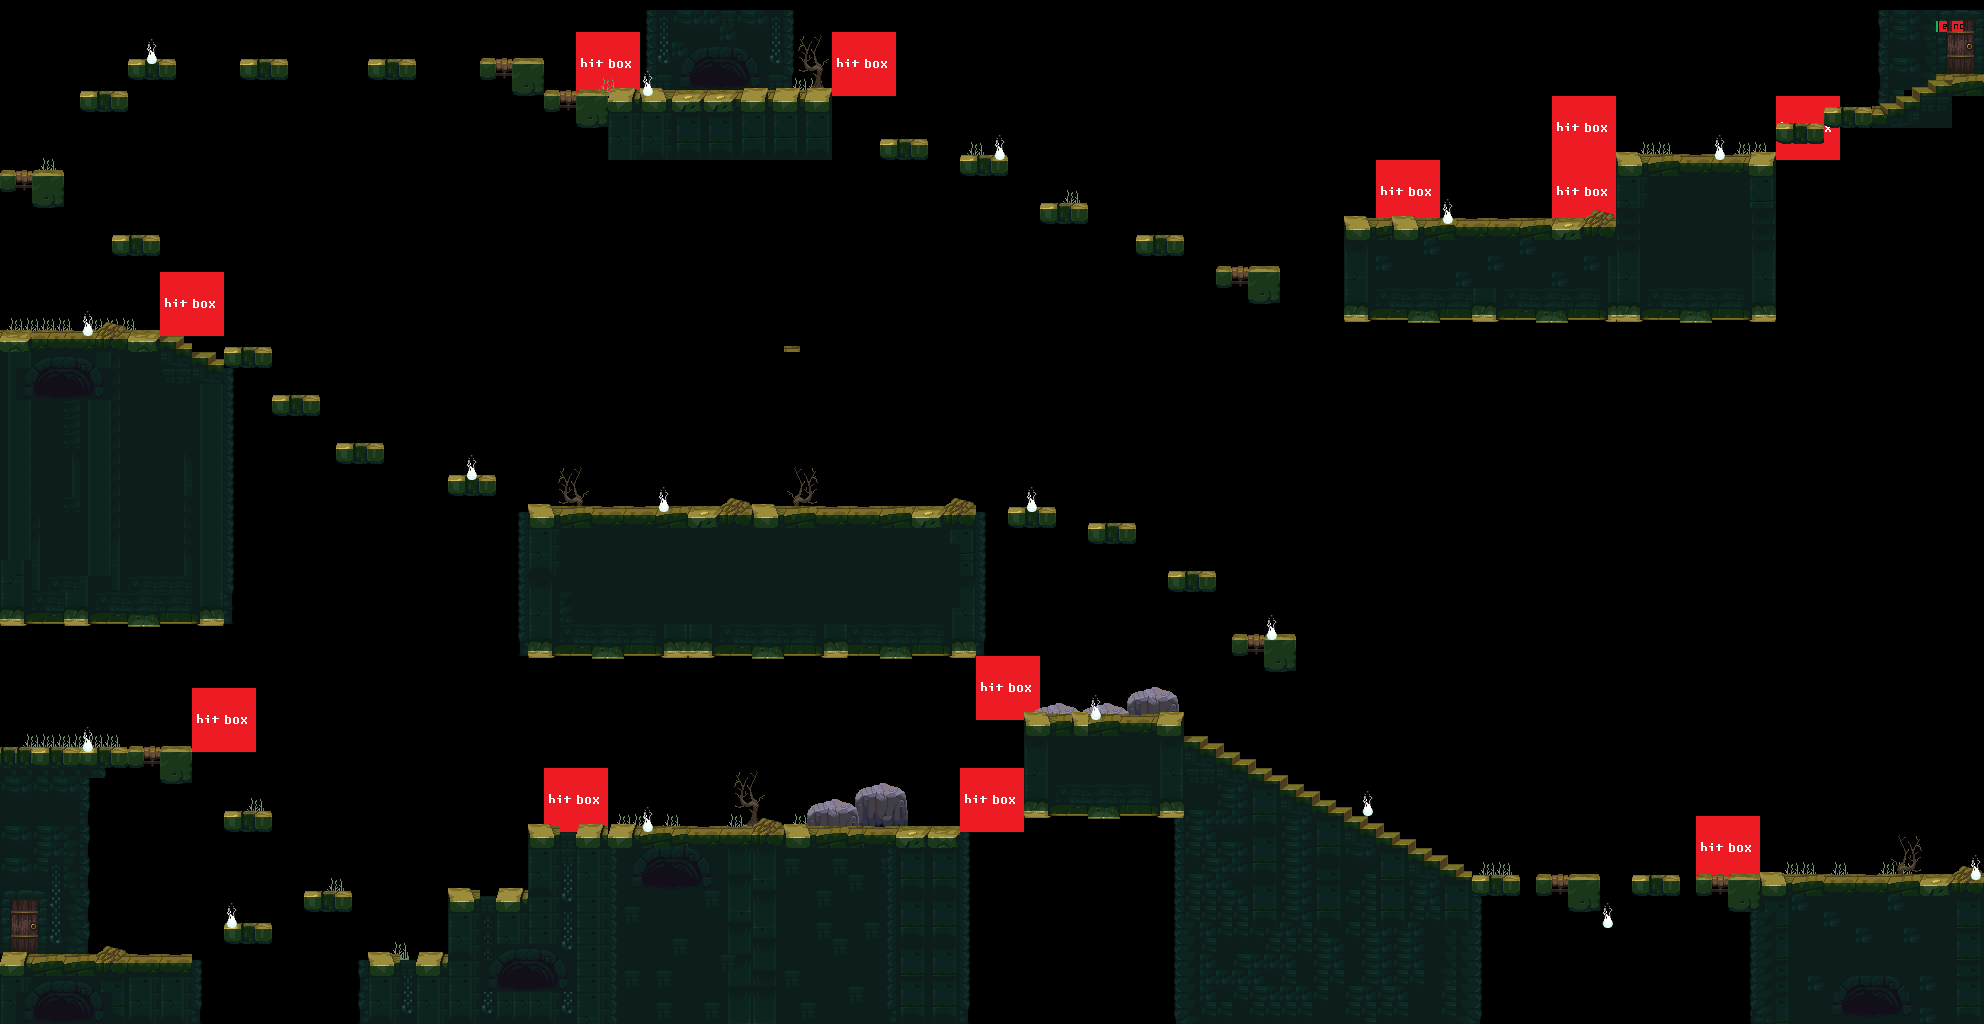

Below is a game level as drawn by its tile map, then a one-line description and the .tmx that defines it (tile-layer data replaced by summaries):
An orthogonal 124x64 tile map with 16x16 px tiles, 9 tile layers (hitbox, grass, tree, background, ...), 8 tilesets.

<map version="1.5" tiledversion="1.7.2" orientation="orthogonal" renderorder="right-down" width="124" height="64" tilewidth="16" tileheight="16" infinite="0" nextlayerid="18" nextobjectid="1">
 <editorsettings>
  <export target="level_0.csv" format="csv" />
 </editorsettings>
 <tileset firstgid="1" source="../level_data/old-dark-castle-interior-tileset.tsx" />
 <tileset firstgid="781" source="../tilesets/player_tile.tsx" />
 <tileset firstgid="786" source="../tilesets/coin_tile.tsx" />
 <tileset firstgid="787" source="../tilesets/rock_tile.tsx" />
 <tileset firstgid="788" source="../tilesets/grass_tile.tsx" />
 <tileset firstgid="789" source="../tilesets/tree_tile.tsx" />
 <tileset firstgid="790" source="../tilesets/enemy_tiles.tsx" />
 <tileset firstgid="791" name="hitbox" tilewidth="64" tileheight="64" tilecount="1" columns="1">
  <image source="../../startend/hitbox.png" width="65" height="64" />
 </tileset>
 <layer id="17" name="hitbox" width="124" height="64">
  <data>[7936 cells, 12 non-empty, 1 distinct tile ids]</data>
 </layer>
 <layer id="14" name="grass" width="124" height="64">
  <data>[7936 cells, 39 non-empty, 1 distinct tile ids]</data>
 </layer>
 <layer id="15" name="tree" width="124" height="64">
  <data>[7936 cells, 5 non-empty, 1 distinct tile ids]</data>
 </layer>
 <layer id="9" name="background" width="124" height="64" tintcolor="#ffffff" offsetx="0" offsety="10">
  <data>[7936 cells, 729 non-empty, 75 distinct tile ids]</data>
 </layer>
 <layer id="13" name="rock" width="124" height="64">
  <data>[7936 cells, 5 non-empty, 1 distinct tile ids]</data>
 </layer>
 <layer id="1" name="terrain" width="124" height="64">
  <data>[7936 cells, 1865 non-empty, 205 distinct tile ids]</data>
 </layer>
 <layer id="16" name="enemy" width="124" height="64">
  <data>[7936 cells, 8 non-empty, 1 distinct tile ids]</data>
 </layer>
 <layer id="12" name="coins" width="124" height="64">
  <data>[7936 cells, 17 non-empty, 1 distinct tile ids]</data>
 </layer>
 <layer id="10" name="player" width="124" height="64">
  <data>[7936 cells, 2 non-empty, 2 distinct tile ids]</data>
 </layer>
</map>
